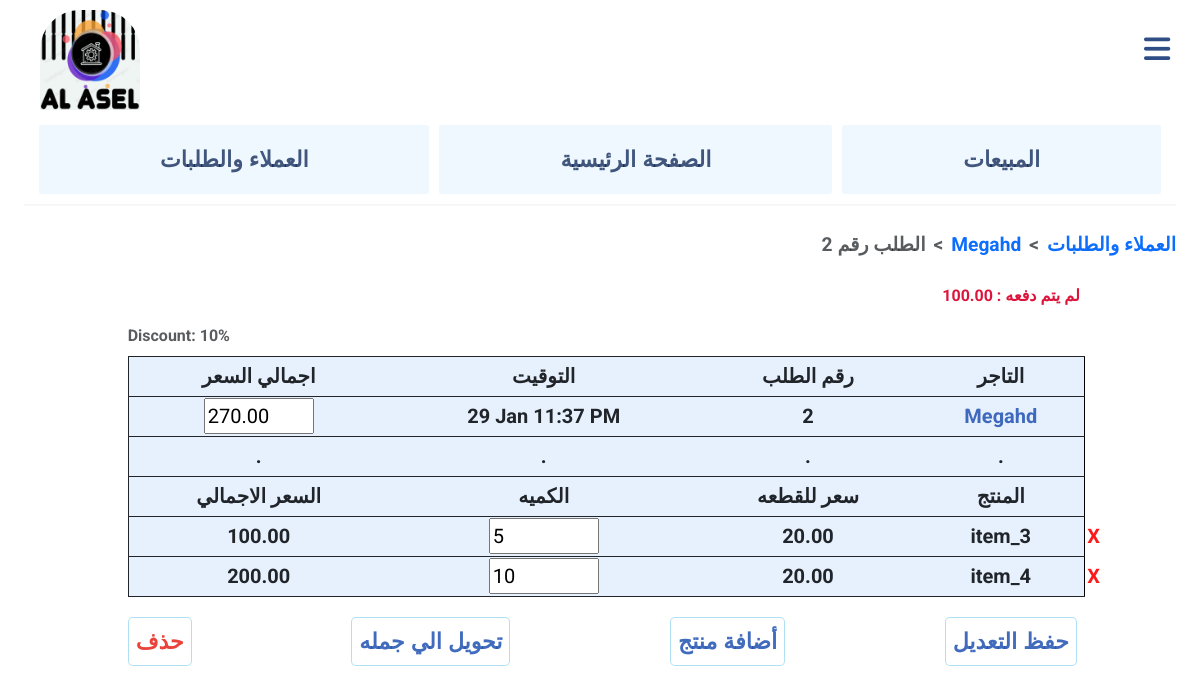
The app's page /order_info/2 (signed in) with its own data.
### main/models.py (models this page shows, shortened)
class Order(models.Model):
    customer = models.ForeignKey(Customer, on_delete=models.CASCADE, related_name="orders")
    created_at = models.DateTimeField(null=True, blank=True)
    total_real_price = models.DecimalField(max_digits=10, decimal_places=2, default=0)
    actual_price = models.DecimalField(max_digits=10, decimal_places=2, default=0)
    total_order_price = models.DecimalField(max_digits=10, decimal_places=2, default=0)
    profit = models.DecimalField(max_digits=10, decimal_places=2, default=0, null=True, blank=True)
    discount = models.IntegerField(default = 0, validators=[
            MinValueValidator(-100),
            MaxValueValidator(100)
        ])
    is_gomla = models.BooleanField(default=False)
    is_used = models.BooleanField(default=True)
    is_fully_paid = models.BooleanField(default=True)
    rest_money = models.DecimalField(max_digits=10, decimal_places=2, default=0, null=True, blank=True)

class Customer(models.Model):
    name = models.CharField(max_length=64)
    is_shop = models.BooleanField(default=False)
    is_supplier = models.BooleanField(default=False)
    number = models.PositiveIntegerField(
        unique=True,
        validators=[
            MinValueValidator(1000000001),
            MaxValueValidator(1599999999)
        ]
    )

class OrderItem(models.Model):
    order = models.ForeignKey(Order, on_delete=models.CASCADE, related_name='order_items')
    item = models.ForeignKey(Item, on_delete=models.CASCADE, related_name='order_itemss')
    quantity = models.PositiveIntegerField()
    real_price = models.DecimalField(max_digits=10, decimal_places=2, blank=True, null=True)
    gomla_price = models.DecimalField(max_digits=10, decimal_places=2, blank=True, null=True)
    market_price = models.DecimalField(max_digits=10, decimal_places=2, blank=True, null=True)
    profit = models.DecimalField(max_digits=10, decimal_places=2, default=0, null=True, blank=True)
    def __str__(self):
        return f"{self.quantity} x {self.item} in Order #{self.order.id} - Price: {self.real_price}"

class Item(models.Model):
    category = models.ForeignKey(Category, on_delete=models.CASCADE, related_name="items", null=True)
    name = models.CharField(max_length=64, unique=True)
    real_price = models.DecimalField(max_digits=10, decimal_places=2, validators=[MinValueValidator(0.00)])
    gomla_price = models.DecimalField(max_digits=6, decimal_places=2, validators=[MinValueValidator(0.00)])
    market_price = models.DecimalField(max_digits=6, decimal_places=2, validators=[MinValueValidator(0.00)])
    stock_quantity = models.PositiveIntegerField(default = 0)
    used_quantity = models.PositiveIntegerField(default = 0)
    quantity = models.PositiveIntegerField(default = 0)
    def __str__(self):
        return f"{self.name}: {self.quantity}"

### main/views.py (the view)
# urls.py: path("order_info/<int:order_id>", views.order_info, name="order_info"),
@login_required(login_url="/login/")
def order_info(request, order_id):
    order = get_order(order_id)
    if not order:
        return HttpResponseRedirect(f"/order_error/{order_id}")
    order_items = OrderItem.objects.filter(order=order)
    return render(request, "main/order_info.html", {
        "order":order,
        "order_items":order_items,
    })

### main/views.py (called while the page is built)
def get_order(order_id):
    try:
        order = Order.objects.get(id=order_id)
    except Order.DoesNotExist:
        return None
    return order

### main/templates/main/order_info.html (shortened to what this page needs)
{% extends "main/layout.html" %}
{% load static %}
{% block body %}
<nav style="--bs-breadcrumb-divider: '<';" aria-label="breadcrumb">
  <ol class="breadcrumb">
    <li class="breadcrumb-item active" aria-current="page">{{ order.id }} الطلب رقم</li>
    <li class="breadcrumb-item"><a href="{% url 'main:user' order.customer.id%}">{{ order.customer.name }} </a></li>
    <li class="breadcrumb-item"><a href="{% url 'main:users' %}">العملاء والطلبات</a></li>
  </ol>
</nav>
<div class="order_info_table">
  <form action="{% url 'main:edit_order' order.id %}" method="post">
    <div class="order_info_table_table">
      <table class="caption-top">
        {% if order_items %}
          <div>
            {% if order.rest_money %}
              <caption style="text-align: right; margin-right:5% ;" id="rest_money">
                <a href="{% url 'main:change_rest' %}?order_id={{ order.id }}" style="color: crimson;">{{ order.rest_money }} : لم يتم دفعه</a>
              </caption>
            {% endif %}
            <caption style="text-align: left;" id="discount_id" data-persent="{{order.discount}}">Discount: {{ order.discount }}%</caption>
          </div>
        {% endif %}
        <thead>
          <tr>
            <th class="left_td">اجمالي السعر</th>
            <th>التوقيت</th>
            <th>رقم الطلب</th>
            <th>التاجر</th>
            <th class="td_button"></th>
          </tr>
        </thead>
        <tbody>
          <tr>
            <td class="left_td">
              <input type="number" name="total_order_price" value="{{ order.total_order_price }}" min=0 step="0.01" required>
            </td>
            <td>{{ order.created_at|date:"d M" }} {{ order.created_at|time:"g:i A" }}</td>
            <td>{{ order.id }}</td>
            <td>
              <a href="{% url 'main:user' order.customer.id %}" style="color: rgba(35, 84, 177, 0.863);">{{ order.customer.name }}</a>
            </td>
            <td class="td_button"></td>
          </tr>
          <tr>
            <td class="left_td">.</td>
            <td>.</td>
            <td>.</td>
            <td>.</td>
            <td class="td_button"></td>
          </tr>
          {% if order_items %}
          <tr>
            <td class="left_td">السعر الاجمالي</td>
            <td>الكميه</td>
            <td>سعر للقطعه</td>
            <td>المنتج</td>
            <td class="td_button"></td>
          </tr>
          {% else %}
          <tr>
            <td colspan="4" style="color: crimson; font-weight: bold; border: 1px solid black;">طلب غير مستخدم</td>
            <td class="td_button"></td>
          </tr>
          {% endif %}
            {% for order_item in order_items %}
              <tr>
                {% if order.is_gomla %}
                  <td class="left_td">{{ order_item.gomla_price }}</td>
                {% else %}
                  <td class="left_td">{{ order_item.market_price }}</td>
                {% endif %}
                <td>
                  <input type="number"
                          name="quantity_{{ order_item }}"
                          value="{{ order_item.quantity }}"
                          min="0"
                          onclick="updateMaxQuantity(this, {{ order_item.quantity }}, {{ order_item.item.quantity }})">
                </td>
                {% if order.is_gomla %}
                <td>{{ order_item.item.gomla_price }}</td>
                {% else %}
                <td>{{ order_item.item.market_price }}</td>
                {% endif %}
                  <td>{{ order_item.item.name }}</td>
                  <td class="td_button">
                    <a data-id={{ order_item.id }} href="{% url 'main:delete_order_item' order_item.id %}" class="delete_item">X</a>
                  </td>
              </tr>
            {% endfor %}
        </tbody>
      </table>
    </div>
    <div class="order_submit_buttons">
      <a href="{% url 'main:delete_order' order.id %}" class="submit_button btn btn-outline-danger" style="background-color: white; color: #ea433b;">حذف</a>
      {% if order_items %}
      <a href="{% url 'main:change_rank' order.id %}" class="submit_button link_a">
        {% if order.is_gomla %}
        تحويل الي ماركت
        {% else %}
        تحويل الي جمله
        {% endif %}
      </a>
      {% endif %}
      <a href="{% url 'main:add_items' order.id %}" class="submit_button link_a ">أضافة منتج</a>
      {% if order_items %}
      <input type="submit" class="submit_button link_a" value="حفظ التعديل">
      {% endif %}
    </div>
  </form>
</div>
{% endblock %}

### main/static/main/mainn.css (style rules this page uses)
.submit_button, .order_rank, .input_search { background-color: aliceblue; font-family: arial; font-weight:600; color:rgba(5, 31, 80, 0.747); font-size: 22px; padding: 7px; border-style: solid; border-radius: 5px; border-width: 1px; border-color: rgba(135, 209, 238, 0.658); }
.link_a { background-color: white; color: rgba(35, 84, 177, 0.863); }
body { padding-left: 2%; padding-right: 2%; font-family: arial; font-weight: bold; margin-top: 0; font-family: Roboto, Arial, sans-serif; }
body { transition: padding-right 0.3s ease; }
a { text-decoration: none; }
td, th { font-size: 20px; height: 40px; text-align: right; width: auto; padding-left: 10px; padding-right: 10px; text-align: center; border-bottom: 1px solid; border-top: 1px solid; }
.td_button { border-left: 1px solid black; padding-left: 2px; text-align: left; font-size: 20; color: rgba(255, 0, 0, 0.897); }
.left_td { border-left: 1px solid; }
.td_button, .left_td_button { border-top-color: white; border-bottom-color: white; background-color: white; }
.delete_item { font-size: 20; color: rgba(255, 0, 0, 0.897); }
.order_info_table { display: flex; flex-direction: column; justify-content: center; }
.order_info_table_table { display: flex; width: 100%; overflow-x: auto; }
.order_info_table table { width: 100%; margin-left: 9%; margin-right: 4%; background-color: rgba(133, 184, 250, 0.199); }
.order_submit_buttons { padding-top: 20px; margin-right: 8%; padding-right: 7px; margin-left: 9%; display: flex; justify-content:space-between; }
.order_info_table input[type=number] { max-width: 110px; }
.breadcrumb { justify-content: flex-end; font-size: larger; }

### records on screen
Order: id "2", customer.name "Megahd", rest_money "100.00", discount "10", total_order_price "270.00", created_at "29 Jan", created_at "11:37 PM"
OrderItem: market_price "100.00", quantity "5", item.market_price "20.00", item.name "item_3"
OrderItem: market_price "200.00", quantity "10", item.market_price "20.00", item.name "item_4"
